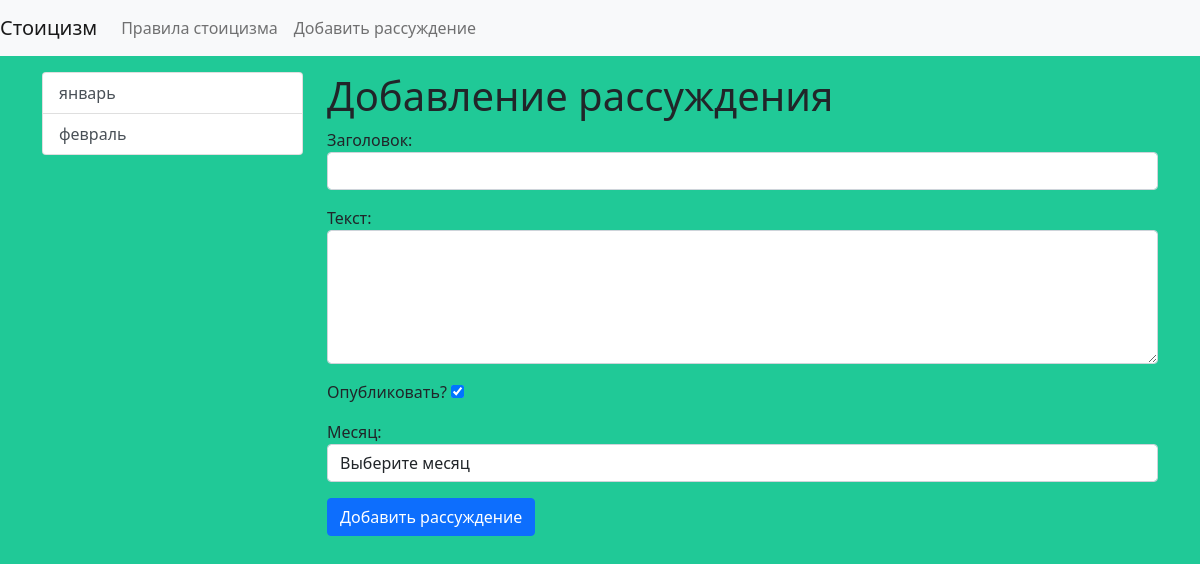
The page /stoic/add-stoic/ on the database as committed earlier.
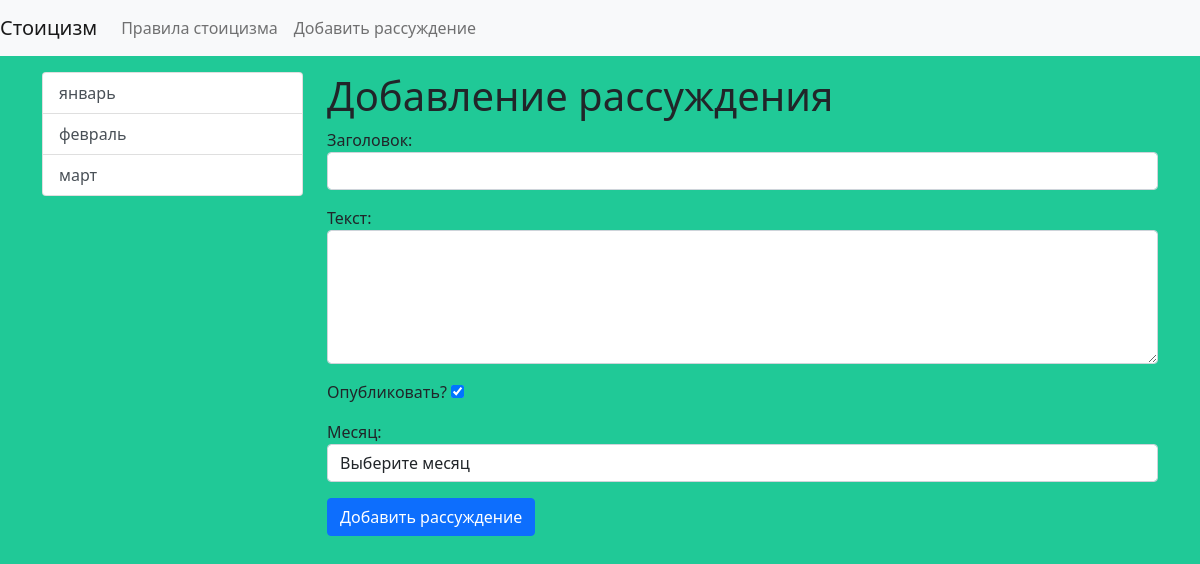
The same page on the database as committed later.
### stoic/models.py (models this page shows)
class Month(models.Model):
    title = models.CharField(max_length=150, db_index=True, verbose_name='Наименование месяца')
    def get_absolute_url(self):
        return reverse('month', kwargs={"month_id": self.pk})
    def __str__(self):
        return self.title
    class Meta:
        verbose_name = 'Месяц'
        verbose_name_plural = 'Месяцы'
        ordering = ['id']

### stoic/views.py (the view)
# urls.py: path('stoic/add-stoic/', add_stoic, name='add_stoic'),
def add_stoic(request):
    if request.method == 'POST':
        form = StoicForm(request.POST)
        if form.is_valid():
            stoic = Stoic.objects.create(**form.cleaned_data)
            return redirect(stoic)
    else:
        form = StoicForm()
    return render(request, 'stoic/add_stoic.html', {'form': form})

### stoic/forms.py
class StoicForm(forms.Form):
    title = forms.CharField(max_length=150, label='Заголовок', widget=forms.TextInput(attrs={"class": "form-control"}))
    content = forms.CharField(label='Текст', required=False, widget=forms.Textarea(attrs={
        "class": "form-control",
        "rows": 5
    }))
    is_published = forms.BooleanField(label='Опубликовать?', initial=True)
    month = forms.ModelChoiceField(empty_label='Выберите месяц', label='Месяц',
                                      queryset=Month.objects.all(),
                                      widget=forms.Select(attrs={"class": "form-control"}))

### stoic/templatetags/stoic_tags.py (called while the page is built)
@register.inclusion_tag('stoic/list_months.html')
def show_months(arg1='Hello', arg2='world'):
    months = Month.objects.all()
    return {"months": months, "arg1": arg1, "arg2": arg2}

### stoic/templates/stoic/add_stoic.html (shortened to what this page needs)
{% extends 'base.html' %}
{% block sidebar %}
{% include 'inc/_sidebar.html' %}
{% endblock %}
{% block content %}
<h1>Добавление рассуждения</h1>
<form action="{% url 'add_stoic' %}" method="post">
    {{ form.as_p }}
    <button type="submit" class="btn btn-primary btn-block">Добавить рассуждение</button>
</form>
{% endblock %}

### stoic/templates/stoic/list_months.html
<div class="list-group">
    {% for item in months %}
    <a href="{{ item.get_absolute_url }}" class="list-group-item list-group-item-action">{{ item.title }}</a>
    {% endfor %}
</div>

Rows that differ between the two databases and show on the page:
added Month: title "март"
